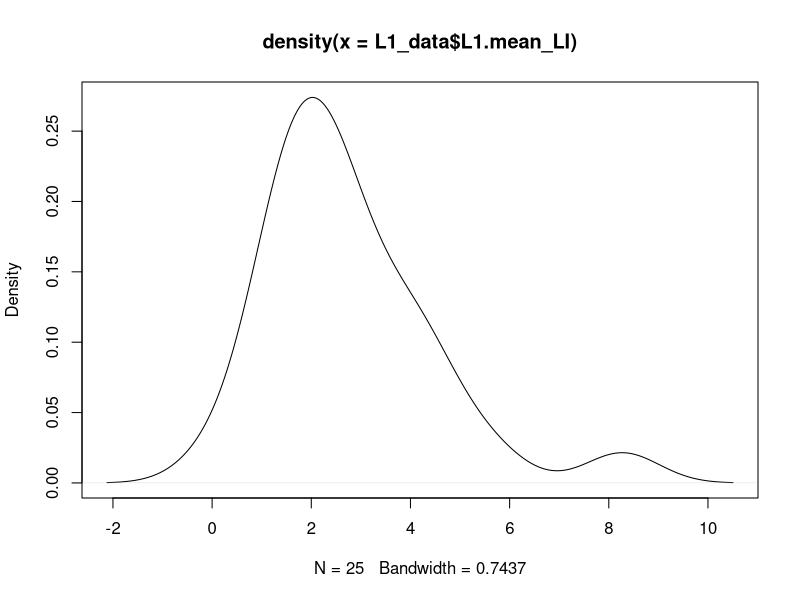
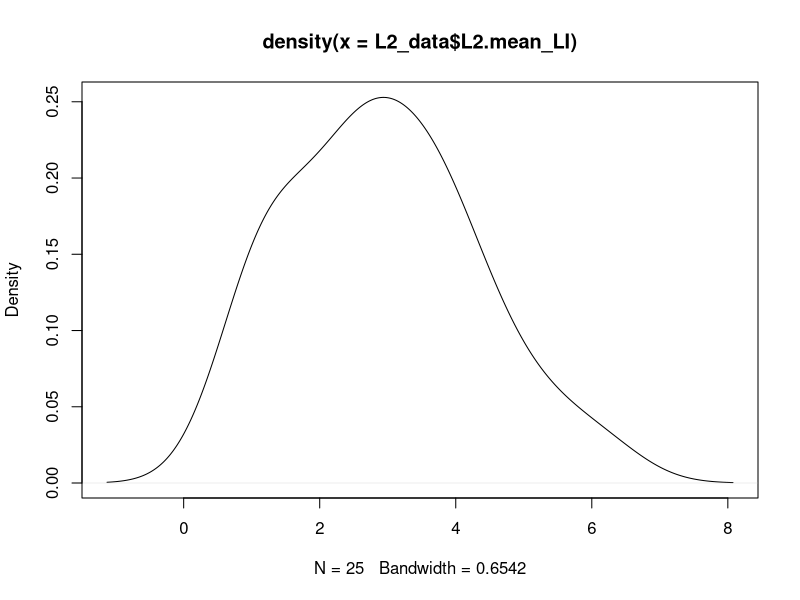
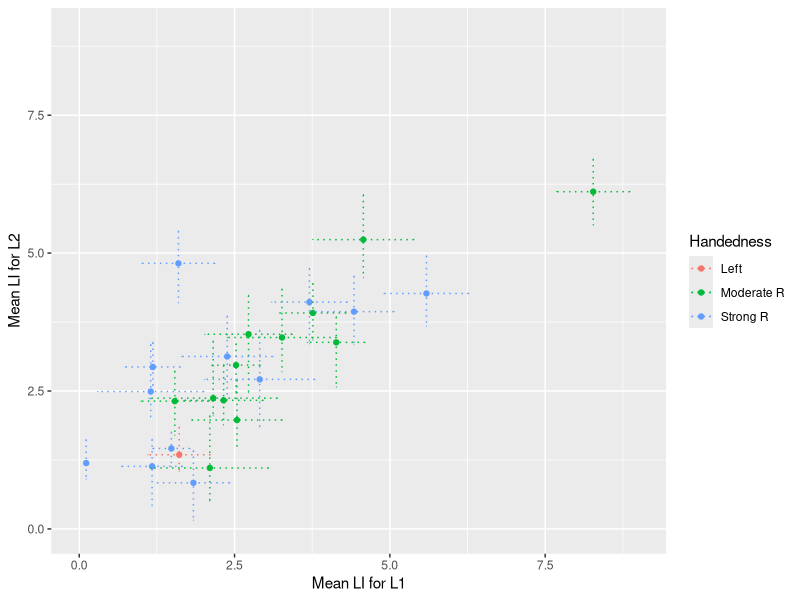

The R script that drew these images, in order:
## ---- chunk 1
knitr::opts_chunk$set(echo = TRUE)
## ---- chunk 2
# read data in


L1_data <- read.csv('Results_L1.csv')
L2_data <- read.csv('Results_L2.csv')
background_data_total <- read.csv('background_data.csv', stringsAsFactors = FALSE)

# First we need to check which participants have to be excluded, following analysis2.
# We'll look at the L1.exclusions and L2.exclusions variables.
# If a subject has data excluded in EITHER language, we'll have to exclude them.
exclude <- L1_data$L1.exclusions + L2_data$L2.exclusions

# We will include the rows in L1_data and L2_data for any participants where exclude = 0
L1_data <- L1_data[which(exclude==0), ]
L2_data <- L2_data[which(exclude==0), ]

# number of participants
nsubj <- dim(L1_data)[1]
## ---- chunk 3
# need to remove participant 14 from background data file who is excluded

background_data <- background_data_total[which(exclude==0), ]

colnames(background_data)[1] <- 'ID'

mean_age <- mean(background_data$Age)
sd_age <- sd(background_data$Age)

n_german <- nrow(background_data[background_data$L1 == 1,])
n_french <- nrow(background_data[background_data$L1 == 2,])
n_female <- nrow(background_data[background_data$Gender == 0,])
n_male <- nrow(background_data[background_data$Gender == 1,])

# The mean, min and max number of trials for L1 and L2
mean_trials_L1 <- mean(L1_data$L1.N)
min_trials_L1 <- min(L1_data$L1.N)
max_trials_L1 <- max(L1_data$L1.N)

mean_trials_L2 <- mean(L2_data$L2.N)
min_trials_L2 <- min(L2_data$L2.N)
max_trials_L2 <- max(L2_data$L2.N)

## ---- chunk 4
# LEAP-Q
# Self-reported proficiency 0 = no proficiency, 10 = perfect proficiency. 

# proficiency (reading) /10 - self-report
mean_read_L2 <- mean(background_data$L2_prof_Reading)
sd_read_L2 <- sd(background_data$L2_prof_Reading)
# proficiency (understanding) /10 - self-report
mean_und_L2 <- mean(background_data$L2_prof_Understanding)
sd_und_L2 <- sd(background_data$L2_prof_Understanding)
# proficiency (speaking) /10 - self-report
mean_speak_L2 <- mean(background_data$L2_prof_Speaking)
sd_speak_L2 <- sd(background_data$L2_prof_Speaking)

# AOA
aoa_L2 <- mean(background_data$L2_Acquisition) # mean age they started learnind English 
aoa_fluent_L2 <- mean(background_data$L2_Fluent) # mean age they became fluent in English 


## ---- chunk 5
# Here we will use the Shapiro Wilk normality test to see if the LI values for L1 and L2 are normally distributed
L1_normality <- shapiro.test(L1_data$L1.mean_LI)
L1_normality_round <-  round (L1_normality$p.value, 2)
d1<-density(L1_data$L1.mean_LI)
plot(d1)

# Repeat for L2
L2_normality <- shapiro.test(L2_data$L2.mean_LI)
L2_normality_round <- round(L2_normality$p.value, 2)
d2<-density(L2_data$L2.mean_LI)
plot(d2)
## ---- chunk 6
# The mean and SEM LI value for L1 and L2

L1_mean_LI_total <- mean(L1_data$L1.mean_LI)
L2_mean_LI_total <- mean(L2_data$L2.mean_LI)

SEM_L1 <- sd(L1_data$L1.mean_LI)/sqrt(nsubj)
SEM_L2 <- sd(L2_data$L2.mean_LI)/sqrt(nsubj)

# Number of Ps left/ bilaterally lateralised (mean LI)
L1_left <- nrow(L1_data[L1_data$L1.mean_laterality == 'L',])
L1_bilateral <- nrow(L1_data[L1_data$L1.mean_laterality == 'bilat',])
L2_left <- nrow(L2_data[L2_data$L2.mean_laterality == 'L',])
L2_bilateral <- nrow(L2_data[L2_data$L2.mean_laterality == 'bilat',])


## ---- chunk 7
background_data$handcat<-3 #default is strong R hander with EHI 80+
w<-which(background_data$EHI<80)
background_data$handcat[w]<-2 #category 2 is mild R hander
w<-which(background_data$EHI<0)
background_data$handcat[w]<-1 #category 1 is L hander


## ---- chunk 8
# For the scatter plot, we will plot the LI for L1 vs the LI for L2
# Here's a basic one:

# plot(L1_data$L1.mean_LI, L2_data$L2.mean_LI,
    # xlab = "L1 LI mean",
    #  ylab = "L2 LI mean")


require(ggplot2)
require(tidyverse)
plotdata <- inner_join(x = L1_data,
                        y = L2_data)
plotdata$Handedness<-as.factor(background_data$handcat) #add handedness category
levels(plotdata$Handedness) <- c('Left','Moderate R','Strong R')
ymin = L1_data$LI.mean_LI - L1_data$LI.mean_se
ymax = L1_data$LI.mean_LI + L1_data$LI.mean_se

ggplot(data = plotdata, aes(x = L1.mean_LI, y = L2.mean_LI,colour=Handedness)) + 
  geom_point()+
  xlab("Mean LI for L1") +  
  ylab("Mean LI for L2") + 
  xlim(0,9) + ylim (0,9) + 
  geom_errorbar(aes(ymin = L2.mean_LI - L2.mean_se, ymax = L2.mean_LI + L1.mean_se),linetype = "dotted") + 
  geom_errorbarh(aes(xmin = L1.mean_LI - L1.mean_se, xmax = L1.mean_LI + L1.mean_se), linetype = "dotted")
  # theme_classic() # printing out all information into knit document? 

 
# geom_errorbar(aes(ymin = L1.mean_LI - L1.mean_se, ymax = L1.mean_LI + L1.mean_se )) + 
  # geom_errorbarh(aes(xmin = L2.mean_LI - L2.mean_se, xmax = L2.mean_LI + L1.mean_se)) + 
## ---- chunk 9

# CORREALTION BETWEEN L1 AND L2
L1_L2_corr <- cor.test (plotdata$L1.mean_LI, plotdata$L2.mean_LI, 
                        method = "spearman")

# spearman correlation test on odds and evens - means 
OEcorr_mean_L1 <- cor.test(L1_data$L1.mean_odd, L1_data$L1.mean_even, 
                      method = "spearman")
OEcorr_mean_L2 <- cor.test(L2_data$L2.mean_odd, L2_data$L2.mean_even, 
                      method = "spearman")  
  
OEcorr_peak_L1 <- cor.test (L1_data$L1.peak_odd, L1_data$L1.peak_even, 
                      method = "spearman",
                      exact = FALSE)
OEcorr_peak_L2 <- cor.test (L2_data$L2.peak_odd, L2_data$L2.peak_even, 
                      method = "spearman") 


## ---- chunk 10

# Descriptive Statistics for EHI 
mean_EHI <- mean(background_data$EHI)
sd_EHI <- sd(background_data$EHI) 
min_EHI <- min(background_data$EHI)
max_EHI <- max (background_data$EHI)

# hist(background_data$EHI) # check if normally distributed
EHI_normality <- shapiro.test(background_data$EHI)
EHI_LI_L1_cor <- cor.test (background_data$EHI, L1_data$L1.mean_LI, 
                        method = "spearman", 
                        exact = FALSE)
EHI_LI_L2_cor <- cor.test (background_data$EHI, L2_data$L2.mean_LI, 
                        method = "spearman", 
                        exact = FALSE)

# plot(background_data$EHI, L1_data$L1.mean_LI, type='p')

## ---- chunk 11

require(dplyr)

total_info <- inner_join(x = plotdata, # combine all data together to one table 
                            y = background_data,
                            by = c("ID")) 
# 0 = L2 tested first 
# 1 = L1 tested first


nL1_testedfirst <- nrow(background_data[background_data$Tested == 1,]) #how many tested with L1 first 
nL1_testedsecond <- nrow(background_data[background_data$Tested == 0,]) # how many tested with L2 first

testing_0 <- filter(total_info, Tested == "0")
testing_1 <- filter(total_info, Tested == "1")

meanLI_L1_test0 <- mean(testing_0$L1.mean_LI)
meanL1_L2_test0 <- mean(testing_0$L2.mean_LI)
meanLI_L1_test1 <- mean(testing_1$L1.mean_LI)
meanLI_L2_test2 <- mean(testing_1$L2.mean_LI)

testing_ttest_L1 <- t.test(testing_0$L1.mean_LI, testing_1$L1.mean_LI) # testing if there is a sig. diff between laterality scoes of L1 in those tested in their native language first or second. 
testing_ttest_L2 <- t.test(testing_0$L2.mean_LI, testing_1$L2.mean_LI) # testing if there is a sig. diff between laterality scoes of L2 in those tested in their native language first or second.

# Can pull out information from t test if you want
#testing_ttest_L2$statistic (for t value)
#testing_ttest_L2$p.value (for p value)
#testing_ttest_L2$parameter (for degrees of freedom)


## ---- chunk 12
# normality tests
norm_prof <- shapiro.test(background_data$L2_prof_Reading)
norm_und <- shapiro.test(background_data$L2_prof_Understanding) 
norm_speak <- shapiro.test(background_data$L2_prof_Speaking)
norm_aoa <- shapiro.test(background_data$L2_Acquisition)
norm_aoa_fluent <- shapiro.test(background_data$L2_Fluent) # normally distirbuted


# correlations between LEAP-Q and LIs
# L1
corr_prof_reading_L1 <- cor.test(total_info$L2_prof_Reading, total_info$L1.mean_LI, 
                              method = "spearman",
                              exact = FALSE)
corr_prof_under_L1 <- cor.test(total_info$L2_prof_Understanding, total_info$L1.mean_LI, 
                              method = "spearman",
                              exact = FALSE)
corr_prof_speak_L1 <- cor.test(total_info$L2_prof_Speaking, total_info$L1.mean_LI, 
                              method = "spearman",
                              exact = FALSE)
#L2 
corr_prof_reading_L2 <- cor.test(total_info$L2_prof_Reading, total_info$L2.mean_LI, 
                              method = "spearman",
                              exact = FALSE)
corr_prof_under_L2 <- cor.test(total_info$L2_prof_Understanding, total_info$L2.mean_LI, 
                              method = "spearman",
                              exact = FALSE)
corr_prof_speak_L2 <- cor.test(total_info$L2_prof_Speaking, total_info$L2.mean_LI, 
                              method = "spearman",
                              exact = FALSE)
# COrrelation between AOA and LIs
# age started learning English 
corr_aoaL2_L1 <- cor.test(total_info$L2_Acquisition, total_info$L1.mean_LI, 
                              method = "spearman",
                              exact = FALSE)
corr_aoaL2_L2 <- cor.test(total_info$L2_Acquisition, total_info$L2.mean_LI, 
                              method = "spearman",
                              exact = FALSE)
# Age became fluent in English 
corr_fluentL2_L1 <- cor.test(total_info$L2_Fluent, total_info$L1.mean_LI, 
                              method = "spearman",
                              exact = FALSE)
corr_fluentL2_L2 <- cor.test(total_info$L2_Fluent, total_info$L2.mean_LI, 
                              method = "spearman",
                              exact = FALSE)

## ---- chunk 13
# First, we'll select the data we need. We'll have ID, L1 (French or German), LI for L1 and LI for L2
anova_data <- data.frame(
  'ID' = L1_data$ID, # as.factor, because these are ID labels, not a numerical scale
  'NativeLanguage' = as.factor(background_data$L1), # as.factor, because this is a categorical variable
  'L1' = L1_data$L1.mean_LI,
  'L2' = L2_data$L2.mean_LI)
# Convert to long format
anova_data_long <- pivot_longer(anova_data, cols = c(3,4), names_to = 'LanguageTested', values_to = 'LI')
anova_data_long$ID <- as.factor(anova_data_long$ID)
anova_data_long$LanguageTested <- as.factor(anova_data_long$LanguageTested)
# Run the anova
my_anova <- aov(data=anova_data_long, LI ~ LanguageTested * NativeLanguage + Error(ID))

anova_summary <- summary(my_anova) 
native_language_F <- anova_summary$`Error: ID`[[1]]$`F value`[1]
native_language_p <- anova_summary$`Error: ID`[[1]]$`Pr(>F)`[1]
language_tested_F <- anova_summary$`Error: Within`[[1]]$`F value`[1]
language_tested_P <- anova_summary$`Error: Within`[[1]]$`Pr(>F)`[1]
interaction_F <- anova_summary$`Error: Within`[[1]]$`F value`[2]
interaction_P <- anova_summary$`Error: Within`[[1]]$`Pr(>F)`[2]
